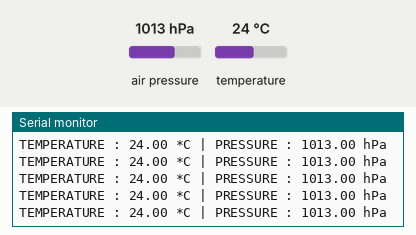
Simulated run of this sketch. Board: Arduino Uno, built with avr-gcc and run on an emulated ATmega328P. On the bench: the last lines printed to the serial monitor. The test bench sets the inputs (shaded band); at power-on: air pressure 1013 hPa, temperature 24 °C.

Above: at 1.2 s.
1.3 s: air pressure set to 952 hPa
At 1.58 s:
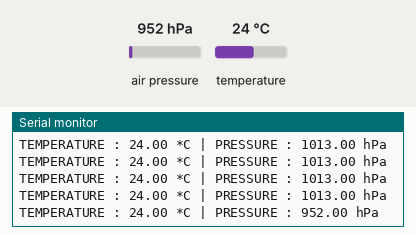
2.8 s: temperature set to 12 °C
At 2.81 s:
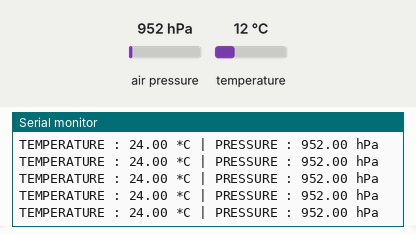
4.3 s: air pressure set to 975 hPa
At 4.43 s:
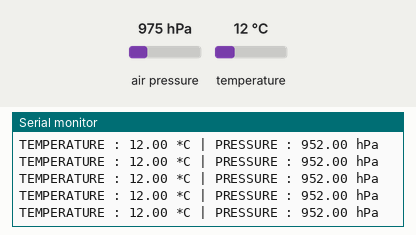
Timing chart, 0 to 7.3 s (numbered marks = the images above; inputs shaded):
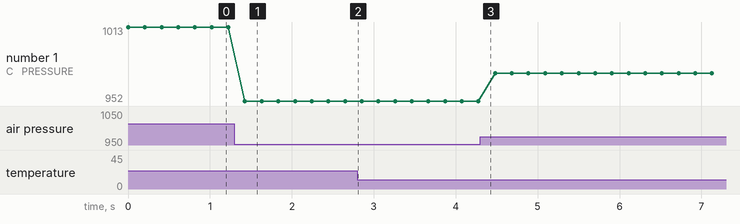

The sketch:

BMP280.ino
```cpp
#include <Wire.h>
#include <Adafruit_Sensor.h>
#include <Adafruit_BMP280.h>

Adafruit_BMP280 bmp; /* I2C, SDA PIN: 21,  SCL PIN: 22 */

void setup() {
  Serial.begin(115200);
  Serial.println("BMP280 test");

  // Initialize the BMP280 sensor
  if (!bmp.begin(0x76)) { /* DEFAULT I2C ADDRESS FOR BMP280 */
    Serial.println(F("Could not find a valid BMP280 sensor, check wiring!"));
    while (1) delay(10);
  }
}

void loop() {
  /* READING TEMPERATURE AND PRESSURE */

  float temperature = bmp.readTemperature();
  float pressure = bmp.readPressure();

  /* PRINT THE RESULTS TO THE SERIAL MONITOR */

  Serial.print("TEMPERATURE : ");
  Serial.print(temperature);
  Serial.print(" *C ");

  Serial.print("| PRESSURE : ");
  Serial.print(pressure / 100.0F); /* CONVERT Pa TO hPa */
  Serial.println(" hPa");

  delay(200);
}
```

Measured:
- after the input at 1.3 s, the serial monitor: prints a new line after 0.13 s (image 1)
- plotted number 1: 1013 → 952 after the input at 1.3 s, 952 → 975 after the input at 4.3 s
